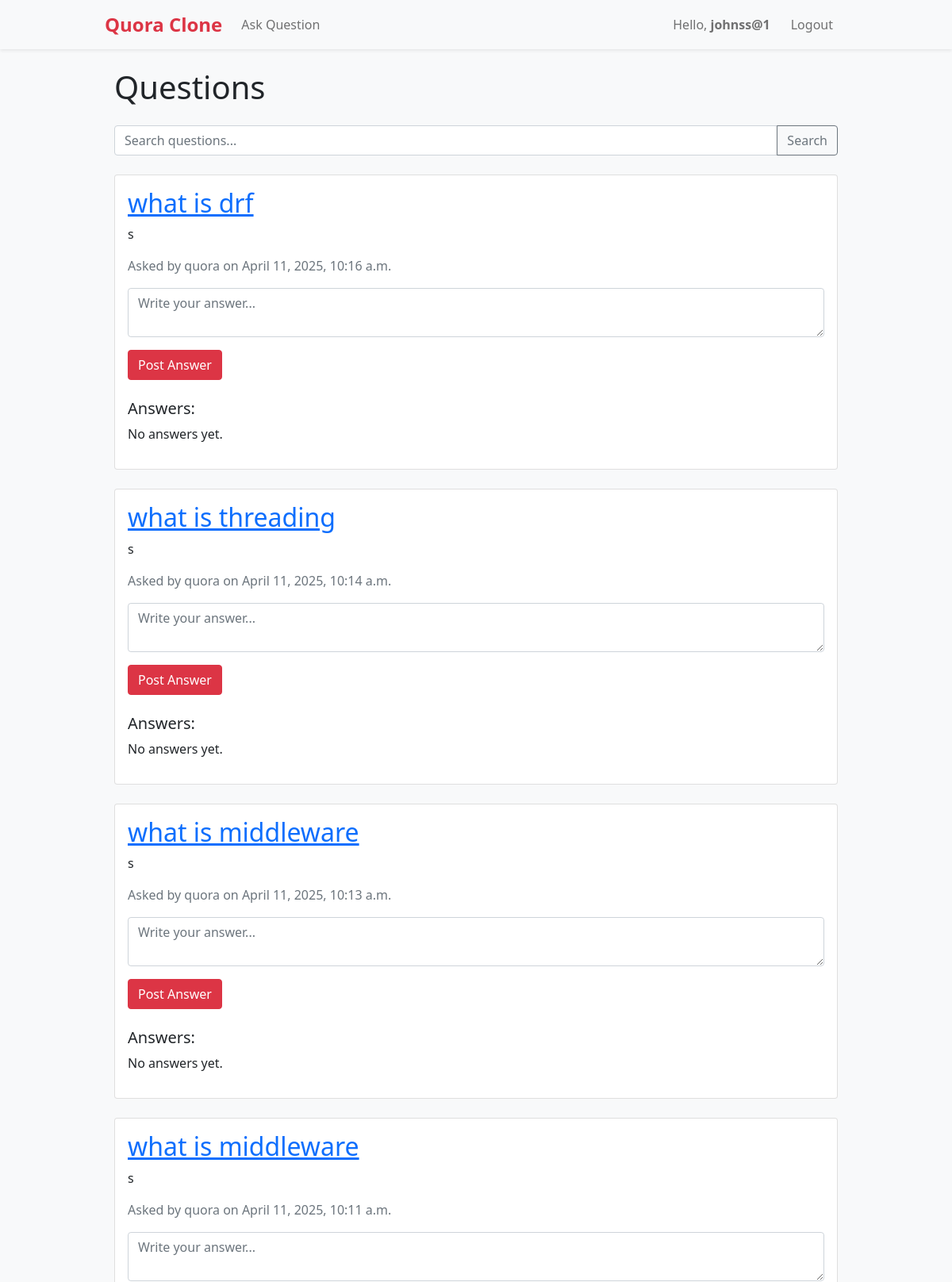
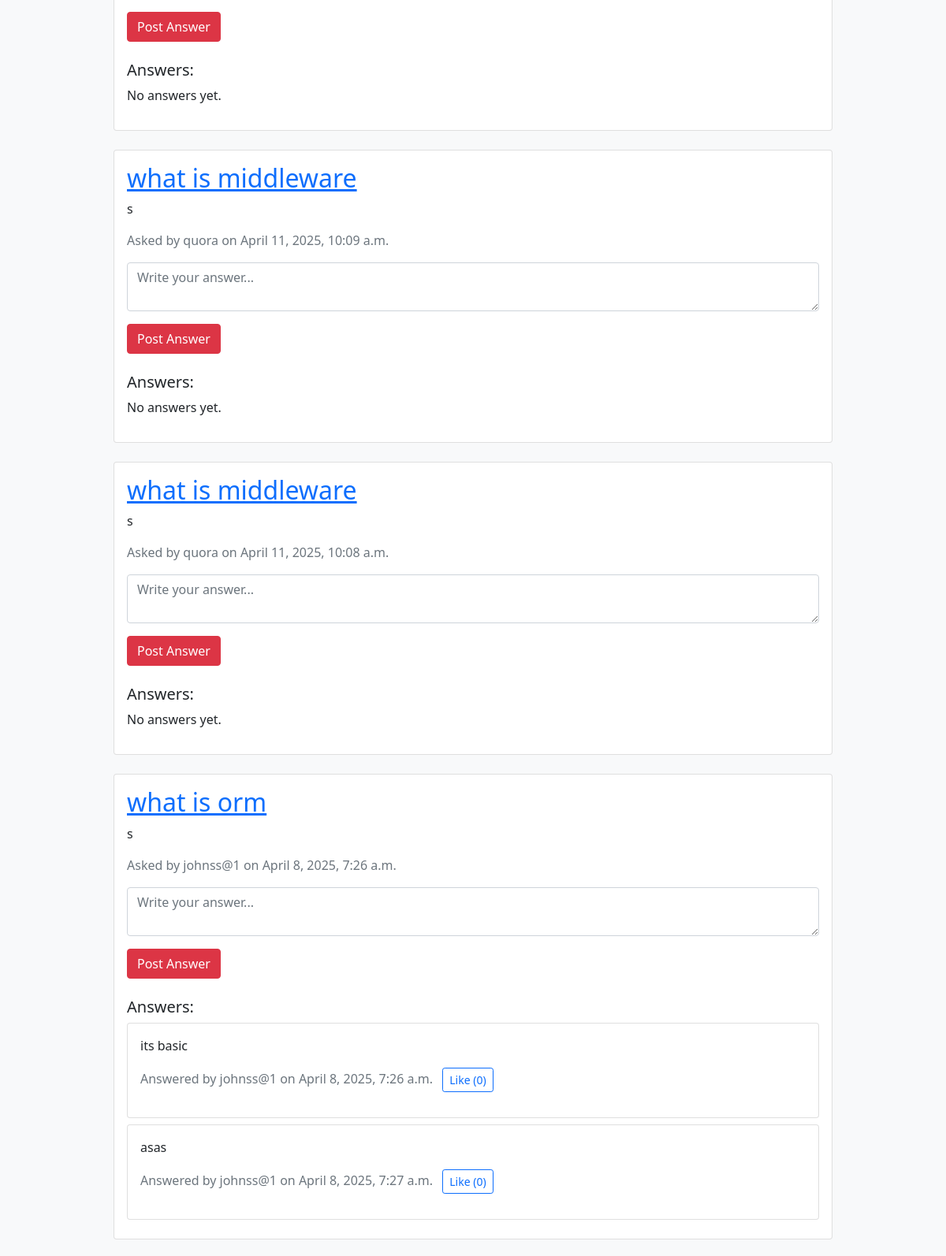
The page / (signed in, upper part) on the database its author committed (2 pictures, top to bottom).
### quorapp/models.py (models this page shows, shortened)
class Question(models.Model):
    title = models.CharField(max_length=200)
    content = models.TextField()
    author = models.ForeignKey(User, on_delete=models.CASCADE)
    created_at = models.DateTimeField(auto_now_add=True)
    updated_at = models.DateTimeField(auto_now=True)

class Answer(models.Model):
    content = models.TextField()
    question = models.ForeignKey(Question, on_delete=models.CASCADE, related_name='answers')
    author = models.ForeignKey(User, on_delete=models.CASCADE)
    created_at = models.DateTimeField(auto_now_add=True)
    updated_at = models.DateTimeField(auto_now=True)
    likes = models.ManyToManyField(User, related_name='liked_answers', blank=True)

### quorapp/views.py (the view)
# urls.py: path('', views.index, name='index'),
def index(request):
    query = request.GET.get('query')
    if query:
        questions = Question.objects.filter(title__icontains=query)
        data = query
        number = questions.count()
        return render(request, 'index.html', {'questions': questions, 'query': str(data), 'number': number})
    else:
        questions = Question.objects.all().order_by('-created_at')
        data = ""
        number = questions.count()
        return render(request, 'index.html', {'questions': questions, 'query': str(data), 'number': number})

### quorapp/templates/index.html (shortened to what this page needs)
{% extends 'base.html' %}
{% block content %}
    <div class="container mt-4">
        <h1 class="mb-4">Questions</h1>
    <form method="get" class="mb-4">
        <div class="input-group">
            <input type="text" name="query" class="form-control" placeholder="Search questions..." value="{{ request.GET.q }}">
            <button type="submit" class="btn btn-outline-secondary">Search</button>
        </div>
    </form>
        {% for question in questions %}
        <div class="card mb-4">
            <div class="card-body">
                <a href="{% url 'question_detail' question.id %}"> <h2 class="card-title" >{{ question.title }}</h2></a>
                <p class="card-text">{{ question.content }}</p>
                <p class="text-muted">Asked by {{ question.author.username }} on {{ question.created_at }}</p>
                <form method="post" action="{% url 'post_answer' question.id %}" class="mt-3">
                    <div class="mb-3">
                        <textarea name="content" class="form-control" placeholder="Write your answer..." required></textarea>
                    </div>
                    <button type="submit" class="btn btn-primary">Post Answer</button>
                </form>
                <div class="mt-4">
                    <h5>Answers:</h5>
                    {% for answer in question.answers.all %}
                    <div class="card mb-2">
                        <div class="card-body">
                            <p>{{ answer.content }}</p>
                            <p class="text-muted">
                                Answered by {{ answer.author.username }} on {{ answer.created_at }}
                                <a href="{% url 'like_answer' answer.id %}" class="btn btn-sm btn-outline-primary ms-2">
                                    Like ({{ answer.likes.count }})
                                </a>
                            </p>
                        </div>
                    </div>
                    {% empty %}
                    <p>No answers yet.</p>
                    {% endfor %}
                </div>
            </div>
        </div>
        {% empty %}
        <div class="alert alert-info">No questions yet.</div>
        {% endfor %}
    </div>
{% endblock %}

### quorapp/templates/base.html (shortened to what this page needs)
<!DOCTYPE html>
<html lang="en">
<head>
    <link href="https://cdn.jsdelivr.net/npm/bootstrap@5.1.3/dist/css/bootstrap.min.css" rel="stylesheet">
</head>
<body>
    <nav class="navbar navbar-expand-lg navbar-light bg-light shadow-sm">
        <div class="container">
            <a class="navbar-brand" href="{% url 'index' %}">Quora Clone</a>
            <div class="collapse navbar-collapse" id="navbarContent">
                <ul class="navbar-nav me-auto mb-2 mb-lg-0">
                    <li class="nav-item">
                        <a class="nav-link" href="{% url 'ask_question' %}">Ask Question</a>
                    </li>
                </ul>
                <ul class="navbar-nav ms-auto">
                    {% if user.is_authenticated %}
                        <li class="nav-item">
                            <span class="nav-link">Hello, <strong>{{ user.username }}</strong></span>
                        </li>
                        <li class="nav-item">
                            <a class="nav-link" href="{% url 'logout' %}">Logout</a>
                        </li>
                    {% endif %}
                </ul>
            </div>
        </div>
    </nav>
    <div class="container mt-4">
        {% block content %}{% endblock %}
    </div>
</body>
</html>

### quorapp/templates/base.html (style rules this page uses)
body { font-family: 'Segoe UI', Tahoma, Geneva, Verdana, sans-serif; background-color: #f8f9fa; color: #212529; }
.navbar { box-shadow: 0 2px 4px rgba(0, 0, 0, 0.05); }
.navbar-brand { font-weight: bold; font-size: 1.5rem; color: #dc3545 !important; }
.nav-link { font-size: 1rem; margin-right: 10px; transition: color 0.2s ease; }
.container { max-width: 960px; }
.btn-primary { background-color: #dc3545; border-color: #dc3545; }

### rows shown on the page
Question: title "what is drf", content "s", author.username "quora", created_at "April 11, 2025, 10:16 a.m."
Question: title "what is threading", content "s", author.username "quora", created_at "April 11, 2025, 10:14 a.m."
Question: title "what is middleware", content "s", author.username "quora", created_at "April 11, 2025, 10:13 a.m."
Question: title "what is middleware", content "s", author.username "quora", created_at "April 11, 2025, 10:11 a.m."
Question: title "what is middleware", content "s", author.username "quora", created_at "April 11, 2025, 10:09 a.m."
Question: title "what is middleware", content "s", author.username "quora", created_at "April 11, 2025, 10:08 a.m."
Question: title "what is orm", content "s", author.username "johnss@1", created_at "April 8, 2025, 7:26 a.m."
Answer: content "its basic", author.username "johnss@1", created_at "April 8, 2025, 7:26 a.m.", likes.count "0"
Answer: content "asas", author.username "johnss@1", created_at "April 8, 2025, 7:27 a.m.", likes.count "0"

### other values the page prints
{{ user.username }} "johnss@1"
